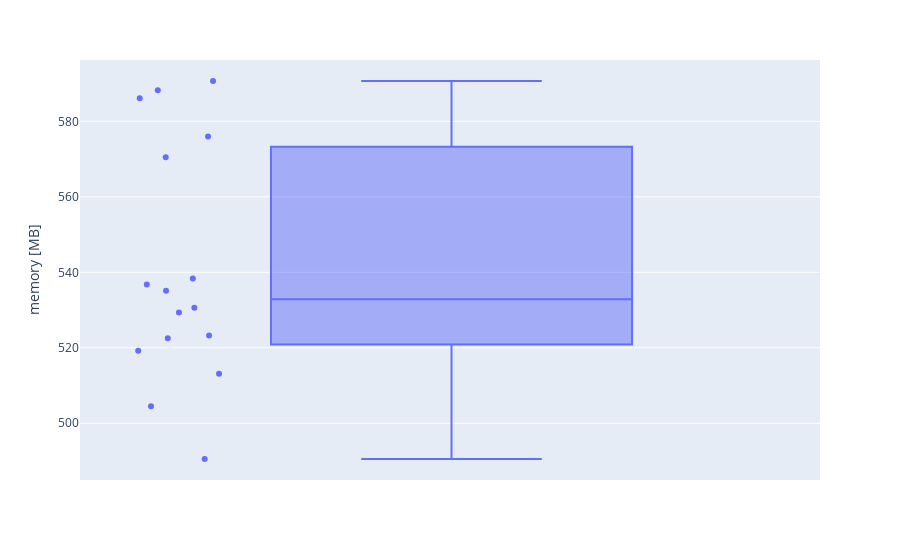

The cell this chart's notebook holds for it:
### Code cell
px.box(new_df, y="mem", points="all", labels={"mem": "memory [MB]"})

### Figure 1 — Plotly figure (JSON) as saved in the notebook; plotly's stock layout.template omitted (floating-point values rounded to 4 significant figures)
{"data": [{"alignmentgroup": "True", "boxpoints": "all", "hovertemplate": "memory [MB]=%{y}<extra></extra>", "legendgroup": "", "marker": {"color": "#636efa"}, "name": "", "notched": false, "offsetgroup": "", "orientation": "v", "showlegend": false, "type": "box", "x0": " ", "xaxis": "x", "y": [490.5, 504.5, 519.2, 530.6, 513.2, 522.5, 523.2, 529.4, 535.1, 536.8, 538.3, 570.5, 576.0, 586.1, 588.3, 590.7], "y0": " ", "yaxis": "y"}], "layout": {"autosize": true, "boxmode": "group", "legend": {"tracegroupgap": 0}, "margin": {"t": 60}, "xaxis": {"anchor": "y", "autorange": true, "domain": [0, 1], "range": [-0.5025, 0.5], "type": "category"}, "yaxis": {"anchor": "x", "autorange": true, "domain": [0, 1], "range": [485.0, 596.3], "title": {"text": "memory [MB]"}, "type": "linear"}}}
